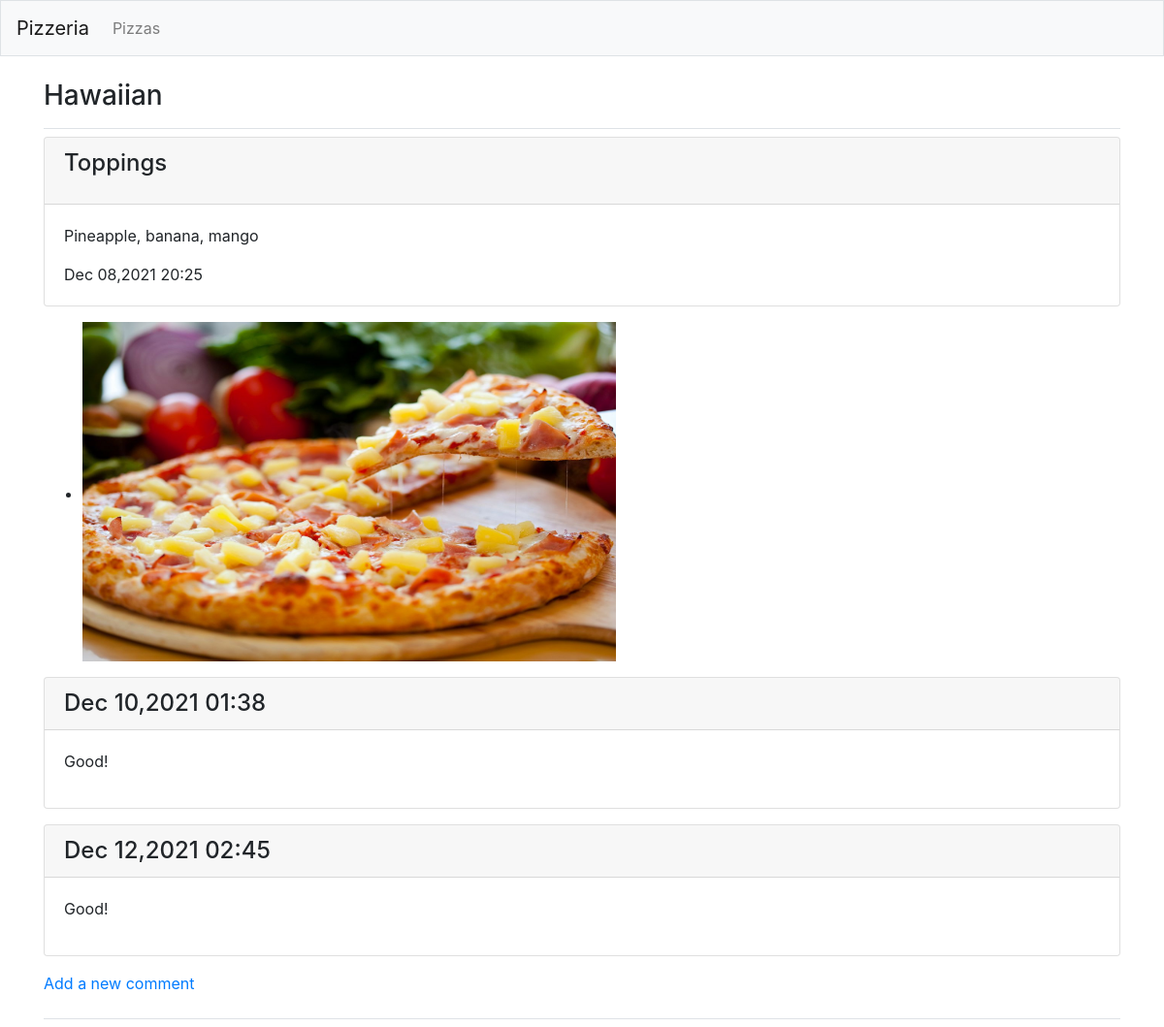
Page /pizzas1/1/ on the earlier database version.
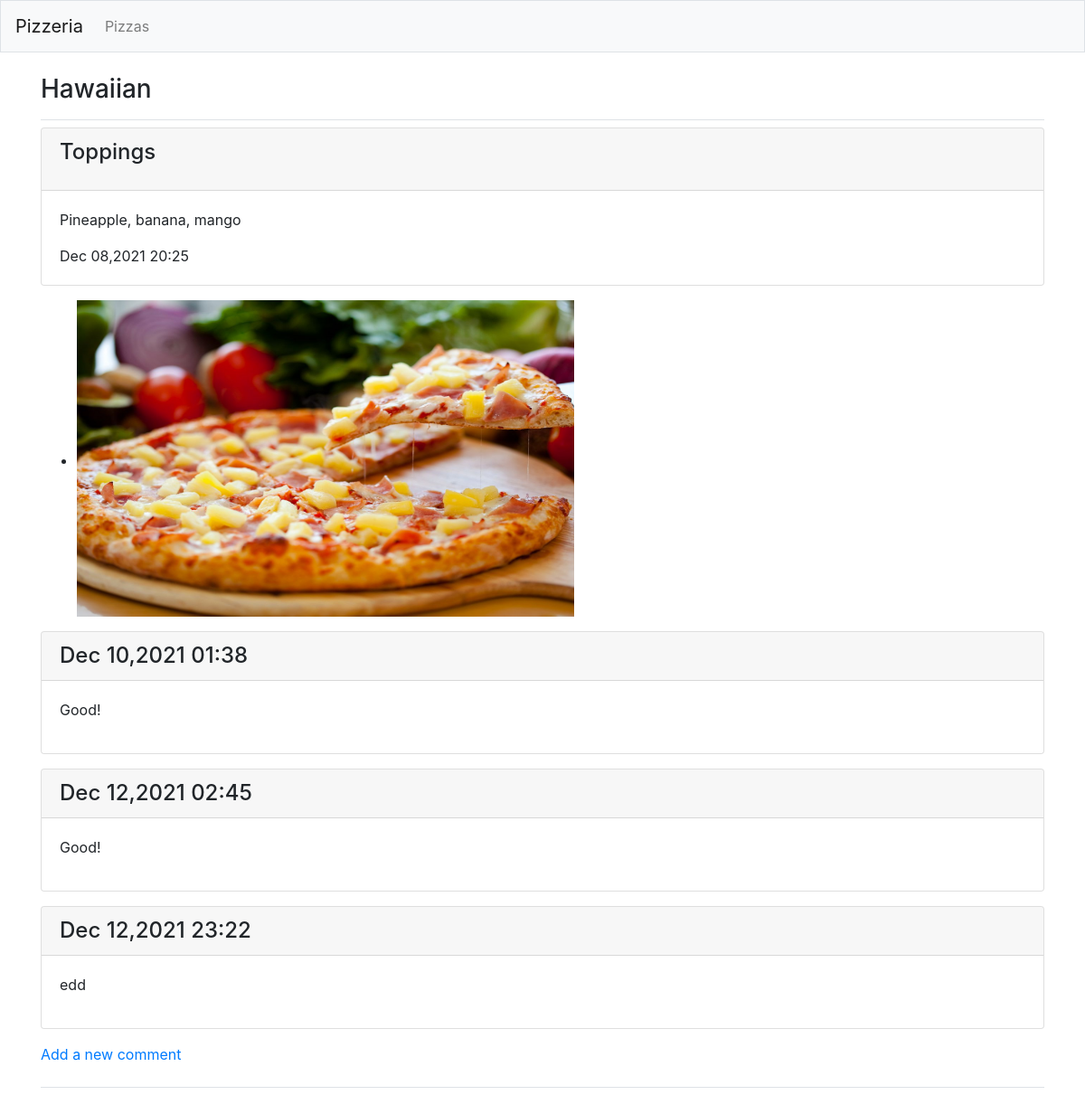
Same page on the later database version.
### pizzas/models.py (models this page shows, shortened)
class Topping(models.Model):
    pizza = models.ForeignKey(Pizza, on_delete=models.CASCADE)
    name = models.TextField()
    date_added = models.DateTimeField(auto_now_add=True)

class Comment(models.Model):
    pizza = models.ForeignKey(Pizza, on_delete=models.CASCADE)
    name = models.TextField()
    date_added = models.DateTimeField(auto_now_add=True)

### pizzas/views.py (the view)
# urls.py: path('pizzas1/<int:pizzas2_id>/',views.pizzas2,name='pizzas2'),
def pizzas2(request,pizzas2_id):
    pizzas2 = Pizza.objects.get(id=pizzas2_id)
    toppings = pizzas2.topping_set.all()
    comment = pizzas2.comment_set.all()
    image  = Image.objects.get(pizza=pizzas2)
    print(image)
    context = {'pizzas2':pizzas2, 'toppings':toppings, 'comment':comment,'image':image}
    return render(request,'pizzas/pizzas2.html',context)

### pizzas/models.py (called while the page is built)
    def __str__(self):
        return self.name

### pizzas/templates/pizzas/pizzas2.html (shortened to what this page needs)
{% extends "pizzas/base.html" %}
{% load static %}
{% block page_header %}
<h3>{{ pizzas2 }}</h3>
{% endblock page_header %}
{% block content %}
{% for t in toppings %}
    <div class="card mb-3">
        <h4 class="card-header">
            <p>Toppings</p>
        </h4>
        <div class="card-body">
            {{ t.name | linebreaks}}
            {{ t.date_added | date:'M d,Y H:i' }}
        </div>
    </div>
        {% endfor %}
<ul>
    <li><h3>
        <img src="{{ image.image.url }}" alt="Pizzeria" width="550" height="350">
    </h3></li>
</ul>
{% for c in comment %}
    <div class="card mb-3">
        <h4 class="card-header">
            {{ c.date_added | date:'M d,Y H:i' }}
        </h4>
        <div class="card-body">
            {{ c.name | linebreaks}}
        </div>
    </div>
    {% empty %}
        <p>There are no comments for this pizza yet.</p>
        {% endfor %}
        <p>
            <a href="{% url 'pizzas:new_comment' pizzas2.id %}">Add a new comment</a>
        </p>
{% endblock content %}

Differences in the rows shown:
added Comment: date_added "Dec 12,2021 23:22", name "edd"
